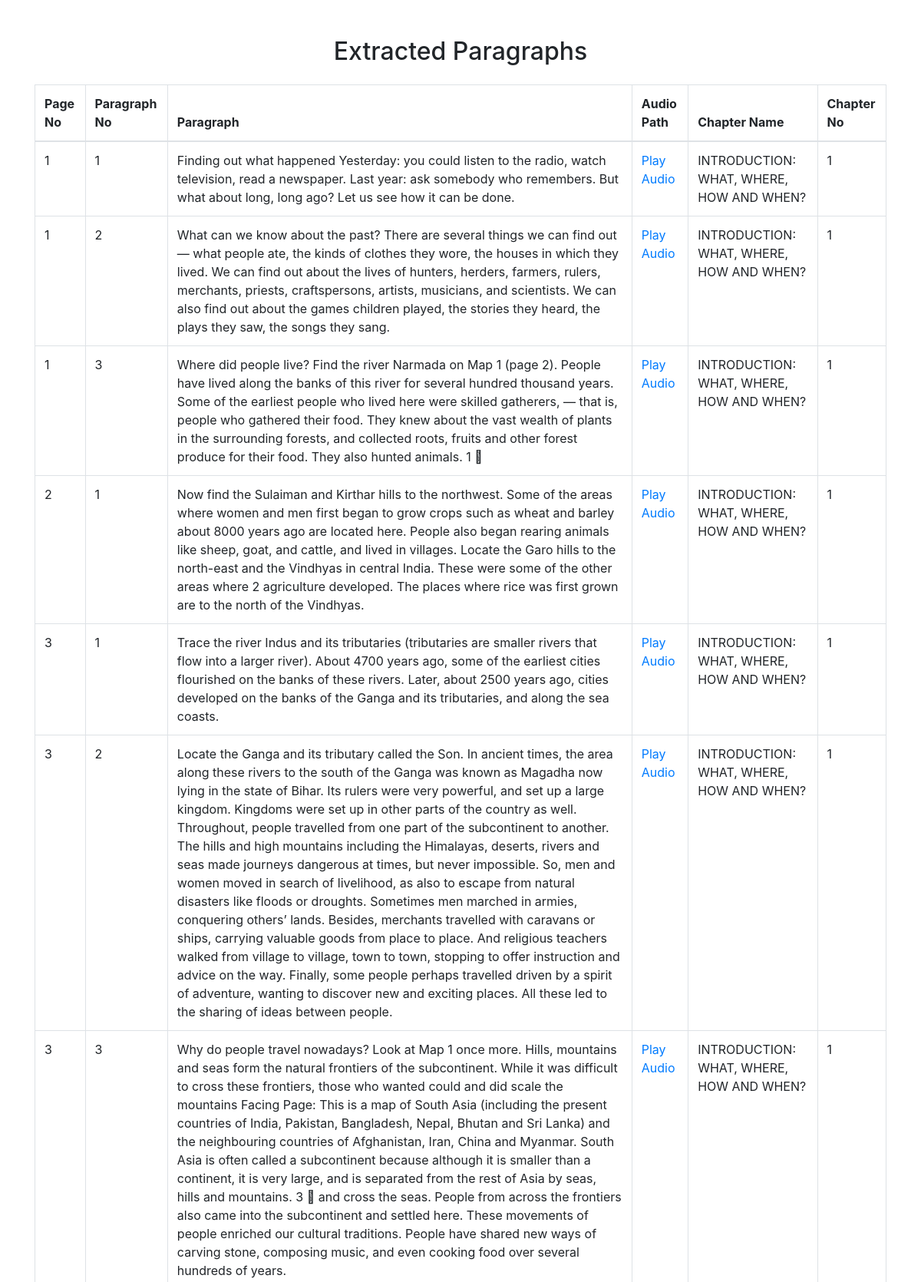
Screenshot of /fetch_data (upper part) with the database file from the repository.
### tables this page shows
CREATE TABLE paragraphs_table11 (
            id INTEGER PRIMARY KEY AUTOINCREMENT,
            page_no INTEGER,
            paragraph_no INTEGER,
            paragraph TEXT,
            audio_path TEXT,
            chapter_name TEXT,
            chapter_no INTEGER
        );

### app.py (the view)
@app.route('/fetch_data')
def fetch_data():
    conn = sqlite3.connect("my_paragraphs_db.db")
    cursor = conn.cursor()
    cursor.execute('SELECT page_no,paragraph_no,paragraph,audio_path,chapter_name,chapter_no FROM paragraphs_table11')
    rows = cursor.fetchall()
    conn.close()
    return render_template('data.html', rows=rows)

### templates/data.html (shortened to what this page needs)
<!DOCTYPE html>
<html lang="en">
<head>
    <link rel="stylesheet" href="https://stackpath.bootstrapcdn.com/bootstrap/4.5.2/css/bootstrap.min.css">
</head>
<body>
    <div class="container mt-5">
        <h2 class="text-center">Extracted Paragraphs</h2>
        <table class="table table-bordered mt-4">
            <thead>
                <tr>
                    <th>Page No</th>
                    <th>Paragraph No</th>
                    <th>Paragraph</th>
                    <th>Audio Path</th>
                    <th>Chapter Name</th>
                    <th>Chapter No</th>
                </tr>
            </thead>
            <tbody>
                {% for row in rows %}
                <tr>
                    <td>{{ row[0] }}</td>
                    <td>{{ row[1] }}</td>
                    <td>{{ row[2] }}</td>
                    <td><a href="{{ row[3] }}" target="_blank">Play Audio</a></td>
                    <td>{{ row[4] }}</td>
                    <td>{{ row[5] }}</td>
                </tr>
                {% endfor %}
            </tbody>
        </table>
    </div>
</body>
</html>

### rows the page displays
paragraphs_table11: page_no "1", paragraph_no "1", paragraph "Finding out what happened Yesterday: you could listen to the radio, watch television, read a newspaper. Last year: ask somebody who remembers. But what about long, long ago? Let us see how it can be done.", chapter_name "INTRODUCTION: WHAT, WHERE, HOW AND WHEN?", chapter_no "1"
paragraphs_table11: page_no "1", paragraph_no "2", paragraph "What can we know about the past? There are several things we can find out — what people ate, the kinds of clothes they wore, the houses in which they lived. We can find out about the lives of hunters, herders, farmers, rulers, merchants, priests, craftspersons, artists, musicians, and scientists. We can also find out about the games children played, the stories they heard, the plays they saw, the songs they sang.", chapter_name "INTRODUCTION: WHAT, WHERE, HOW AND WHEN?", chapter_no "1"
paragraphs_table11: page_no "1", paragraph_no "3", paragraph "Where did people live? Find the river Narmada on Map 1 (page 2). People have lived along the banks of this river for several hundred thousand years. Some of the earliest people who lived here were skilled gatherers, — that is, people who gathered their food. They knew about the vast wealth of plants in the surrounding forests, and collected roots, fruits and other forest produce for their food. They also hunted animals. 1 ", chapter_name "INTRODUCTION: WHAT, WHERE, HOW AND WHEN?", chapter_no "1"
paragraphs_table11: page_no "2", paragraph_no "1", paragraph "Now find the Sulaiman and Kirthar hills to the northwest. Some of the areas where women and men first began to grow crops such as wheat and barley about 8000 years ago are located here. People also began rearing animals like sheep, goat, and cattle, and lived in villages. Locate the Garo hills to the north-east and the Vindhyas in central India. These were some of the other areas where 2 agriculture developed. The places where rice was first grown are to the north of the Vindhyas.", chapter_name "INTRODUCTION: WHAT, WHERE, HOW AND WHEN?", chapter_no "1"
paragraphs_table11: page_no "3", paragraph_no "1", paragraph "Trace the river Indus and its tributaries (tributaries are smaller rivers that flow into a larger river). About 4700 years ago, some of the earliest cities flourished on the banks of these rivers. Later, about 2500 years ago, cities developed on the banks of the Ganga and its tributaries, and along the sea coasts.", chapter_name "INTRODUCTION: WHAT, WHERE, HOW AND WHEN?", chapter_no "1"
paragraphs_table11: page_no "3", paragraph_no "2", paragraph "Locate the Ganga and its tributary called the Son. In ancient times, the area along these rivers to the south of the Ganga was known as Magadha now lying in the state of Bihar. Its rulers were very powerful, and set up a large kingdom. Kingdoms were set up in other parts of the country as well. Throughout, people travelled from one part of the subcontinent to another. The hills and high mountains including the Himalayas, deserts, rivers and seas made journeys dangerous at times, but never impossible. So, men and women moved in search of livelihood, as also to escape from natural disasters like floods or droughts. Sometimes men marched in armies, conquering others’ lands. Besides, merchants…", chapter_name "INTRODUCTION: WHAT, WHERE, HOW AND WHEN?", chapter_no "1"
paragraphs_table11: page_no "3", paragraph_no "3", paragraph "Why do people travel nowadays? Look at Map 1 once more. Hills, mountains and seas form the natural frontiers of the subcontinent. While it was difficult to cross these frontiers, those who wanted could and did scale the mountains Facing Page: This is a map of South Asia (including the present countries of India, Pakistan, Bangladesh, Nepal, Bhutan and Sri Lanka) and the neighbouring countries of Afghanistan, Iran, China and Myanmar. South Asia is often called a subcontinent because although it is smaller than a continent, it is very large, and is separated from the rest of Asia by seas, hills and mountains. 3  and cross the seas. People from across the frontiers also came into the…", chapter_name "INTRODUCTION: WHAT, WHERE, HOW AND WHEN?", chapter_no "1"
